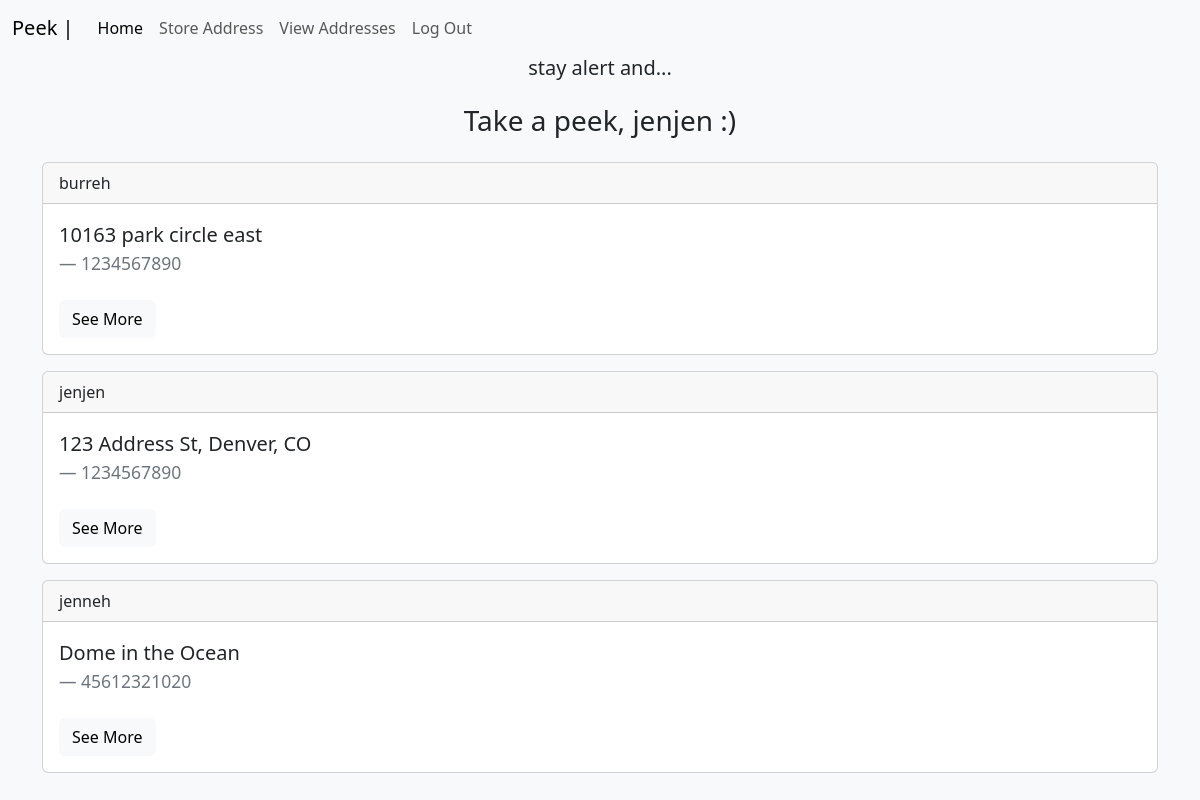
The page /address (signed in) on the database its author committed.
### app/models.py (models this page shows, shortened)
class User(db.Model, UserMixin):
    id = db.Column(db.Integer, primary_key = True)
    firstname = db.Column(db.String(50), nullable = False)
    lastname = db.Column(db.String(50), nullable = False)
    email = db.Column(db.String(50), nullable = False, unique = True)
    username = db.Column(db.String(50), nullable = False, unique = True)
    password = db.Column(db.String(50), nullable = False)
    date_created = db.Column(db.DateTime, nullable=False, default=datetime.utcnow)
    address = db.relationship('Address', backref = 'author')

class Address(db.Model):
    id = db.Column(db.Integer, primary_key = True)
    firstname = db.Column(db.String(50), nullable = False)
    lastname = db.Column(db.String(50), nullable = False)
    phone_number = db.Column(db.String(20))
    address = db.Column(db.String(50))
    date_created = db.Column(db.DateTime, nullable=False, default=datetime.utcnow)
    user_id = db.Column(db.Integer, db.ForeignKey('user.id'))

### app/routes.py (the view)
@app.route('/address')
def address():
    address = Address.query.all()
    return render_template('address.html', address = address)

### app/models.py (called while the page is built)
@login.user_loader
def load_user(user_id):
    return User.query.get(user_id)

### app/templates/address.html (shortened to what this page needs)
{% extends 'base.html' %}
{% block content %}
{% if current_user.is_authenticated %}
    <h3 class = 'text-center mt-4 mb-4'>Take a peek, {{current_user.username }} :)</h3>
{% endif %}
    {% for add in address %}
    <div class="card mb-3">
        <div class="card-header">
          {{ add.author.username }}
        </div>
        <div class="card-body">
          <blockquote class="blockquote mb-2">
            <p>{{ add.address }}</p>
            <footer class="blockquote-footer">{{ add.phone_number }} <cite title="Source Title"></cite></footer>
          </blockquote>
          <a href="{{ url_for('get_address', address_id=add.id) }}" class="btn btn-light mt-3">See More</a>
        </div>
      </div>
    {% endfor %}
{% endblock content %}

### rows shown on the page
User: username "jenjen"
Address: author.username "burreh", address "10163 park circle east", phone_number "1234567890"
Address: author.username "jenjen", address "123 Address St, Denver, CO", phone_number "1234567890"
Address: author.username "jenneh", address "Dome in the Ocean", phone_number "45612321020"
